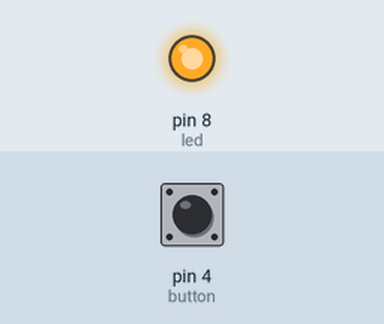
This sketch was run on a simulated Arduino Uno, built with avr-gcc and run on an emulated ATmega328P. On the bench: output pins drawn as LEDs (lit = HIGH). The test bench sets the inputs (shaded band); at power-on: pin 4 (button) HIGH. What the sketch prints to the serial monitor is not drawn.

Above: at 1.2 s.
1.3 s: pin 4 (button) pulled LOW for 0.15 s
At 2.6 s:
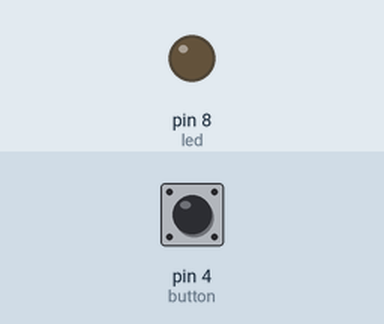
2.9 s: pin 4 (button) pulled LOW for 1 s
At 4.2 s:
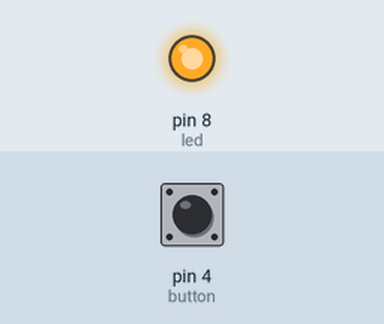
5.4 s: pin 4 (button) pulled LOW for 3.2 s
At 8.9 s:
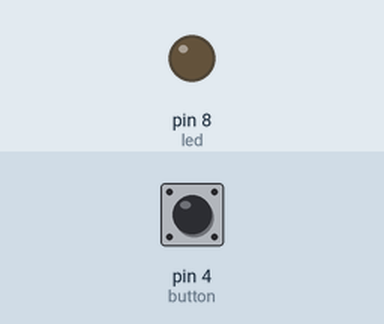
Timing chart, 0 to 10.4 s (numbered marks = the images above; inputs shaded):
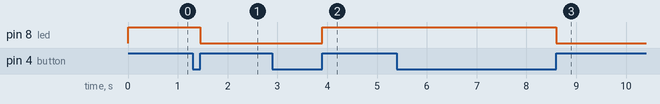

The sketch:

Buttonconta.ino
```cpp
int button = 4;
int led = 8;
int x = 0;
void setup() {
  // put your setup code here, to run once:
  pinMode (button, INPUT );
  pinMode (led, OUTPUT);
  Serial.begin(9600);
}

void loop() {
  // put your main code here, to run repeatedly:

  if(digitalRead(button) == LOW){
    //Serial.print("1");
    x++;
    while(digitalRead(button) == LOW ){
      Serial.print(x);
    }
  }
  else{
    //Serial.print("0");
  }
  if(x%2 == 0){
    digitalWrite(led,HIGH);
     }
  else{
    digitalWrite(led,LOW);
    }
}
```

Measured:
- after the input at 1.3 s, pin 8 (led): HIGH → LOW after 0.15 s
- after the input at 2.9 s, pin 8 (led): LOW → HIGH after 1.0 s
- after the input at 5.4 s, pin 8 (led): HIGH → LOW after 3.2 s
